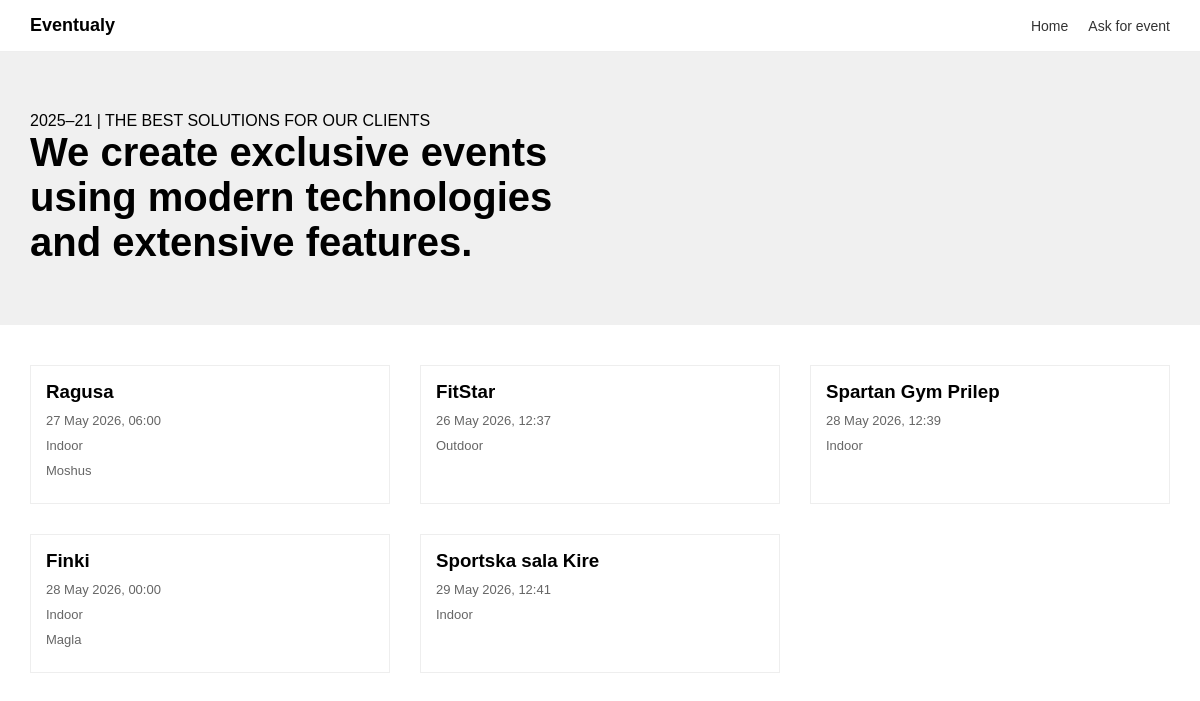
The app's page / (signed in) with its own data.
### events/models.py (models this page shows, shortened)
class Event(models.Model):
    name=models.CharField(max_length=100)
    date_time=models.DateTimeField()
    poster=models.ImageField(upload_to='posters/', blank=True,null=True)
    creator=models.ForeignKey(User, on_delete=models.CASCADE)
    bands=models.ManyToManyField(Band, blank=True)
    is_outdoor=models.BooleanField(default=False)

class Band(models.Model):
    name=models.CharField(max_length=100)
    country_name=models.CharField(max_length=100)
    year=models.IntegerField()
    num=models.IntegerField(default=0)

### events/views.py (the view)
# urls.py: path('', views.index, name='index'),
@login_required
def index(request):
    events=Event.objects.filter(creator=request.user)
    return render(request, 'events/index.html', {'events': events})

### events/templates/events/index.html (shortened to what this page needs)
{% extends 'events/base.html' %}
{% block content %}
<div class="hero">
    <p>2025–21 | THE BEST SOLUTIONS FOR OUR CLIENTS</p>
    <h1>We create exclusive events using modern technologies and extensive features.</h1>
</div>
<div class="events-grid">
    {% for event in events %}
    <div class="event-card">
        <h3>{{ event.name }}</h3>
        <p>{{ event.date_time|date:"d M Y, H:i" }}</p>
        <p>{{ event.is_outdoor|yesno:"Outdoor,Indoor" }}</p>
        <p>
            {% for band in event.bands.all %}
                {{ band.name }}{% if not forloop.last %}, {% endif %}
            {% endfor %}
        </p>
    </div>
    {% empty %}
        <p>Немате креирано настани.</p>
    {% endfor %}
</div>
{% endblock %}

### events/templates/events/base.html (shortened to what this page needs)
<!DOCTYPE html>
<html lang="en">
<head>
</head>
<body>
<nav>
    <div class="logo">Eventualy</div>
    <ul>
        <li><a href="{% url 'index' %}">Home</a></li>
        <li><a href="{% url 'ask_for_event' %}">Ask for event</a></li>
    </ul>
</nav>
{% block content %}{% endblock %}
</body>
</html>

### events/templates/events/base.html (style rules this page uses)
* { margin: 0; padding: 0; box-sizing: border-box; }
body { font-family: Arial, sans-serif; }
nav { display: flex; justify-content: space-between; align-items: center; padding: 15px 30px; border-bottom: 1px solid #eee; }
nav .logo { font-weight: bold; font-size: 18px; }
nav ul { list-style: none; display: flex; gap: 20px; }
nav ul li a { text-decoration: none; color: #333; font-size: 14px; }

### events/templates/events/index.html (style rules this page uses)
.hero { background: #f0f0f0; padding: 60px 30px; margin-bottom: 40px; }
.hero h1 { font-size: 40px; max-width: 600px; }
.events-grid { display: grid; grid-template-columns: repeat(3, 1fr); gap: 30px; padding: 0 30px 60px; }
.event-card { border: 1px solid #eee; padding: 15px; }
.event-card h3 { margin-bottom: 10px; }
.event-card p { font-size: 13px; color: #666; margin-bottom: 10px; }

### records on screen
Event: name "Ragusa", date_time "27 May 2026, 06:00", is_outdoor "Indoor"
Band: name "Moshus"
Event: name "FitStar", date_time "26 May 2026, 12:37", is_outdoor "Outdoor"
Event: name "Spartan Gym Prilep", date_time "28 May 2026, 12:39", is_outdoor "Indoor"
Event: name "Finki", date_time "28 May 2026, 00:00", is_outdoor "Indoor"
Band: name "Magla"
Event: name "Sportska sala Kire", date_time "29 May 2026, 12:41", is_outdoor "Indoor"
